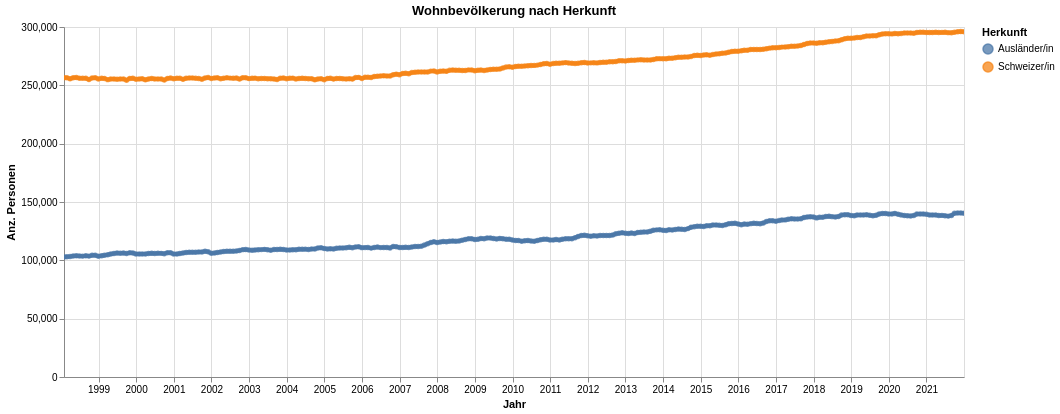

Notebook code cell kept with this figure:
### Code cell
myTitle="Wohnbevölkerung nach Herkunft"
highlight = alt.selection(type='single', on='mouseover',
                          fields=['HerkunftLang'], nearest=True)
#x='date:StichtagDatJahr',
base = alt.Chart(myAgg.reset_index().query('sum_WBev>100'), title=myTitle).encode(
    x=alt.X('StichtagDat', axis=alt.Axis(title='Jahr'))# , axis=alt.Axis(format='%', title='percentage')
    , y=alt.X('sum_WBev', axis=alt.Axis(title='Anz. Personen'))
    , color=alt.Color('HerkunftLang', legend=alt.Legend(title="Herkunft"))  
    ,tooltip=['StichtagDat', 'HerkunftLang', 'sum_WBev']    
)
points = base.mark_circle().encode(
    opacity=alt.value(0.75)
).add_selection(
    highlight
).properties(
    width=900 , height=350
)
lines = base.mark_line().encode(
    size=alt.condition(~highlight, alt.value(0.5), alt.value(4))
).interactive()

lines + points

### Figure 1 — Vega-Lite specification as saved in the notebook (floating-point values rounded to 4 significant figures; data arrays with more than 128 entries replaced by an {"elided": "..."} marker saying what was removed)
{"config": {"view": {"continuousWidth": 400, "continuousHeight": 300}}, "layer": [{"mark": "line", "encoding": {"color": {"type": "nominal", "field": "HerkunftLang", "legend": {"title": "Herkunft"}}, "size": {"condition": {"value": 0.5, "selection": {"not": "selector021"}}, "value": 4}, "tooltip": [{"type": "temporal", "field": "StichtagDat"}, {"type": "nominal", "field": "HerkunftLang"}, {"type": "quantitative", "field": "sum_WBev"}], "x": {"type": "temporal", "axis": {"title": "Jahr"}, "field": "StichtagDat"}, "y": {"type": "quantitative", "axis": {"title": "Anz. Personen"}, "field": "sum_WBev"}}, "selection": {"selector022": {"type": "interval", "bind": "scales", "encodings": ["x", "y"]}}, "title": "Wohnbevölkerung nach Herkunft"}, {"mark": "circle", "encoding": {"color": {"type": "nominal", "field": "HerkunftLang", "legend": {"title": "Herkunft"}}, "opacity": {"value": 0.75}, "tooltip": [{"type": "temporal", "field": "StichtagDat"}, {"type": "nominal", "field": "HerkunftLang"}, {"type": "quantitative", "field": "sum_WBev"}], "x": {"type": "temporal", "axis": {"title": "Jahr"}, "field": "StichtagDat"}, "y": {"type": "quantitative", "axis": {"title": "Anz. Personen"}, "field": "sum_WBev"}}, "height": 350, "selection": {"selector021": {"type": "single", "on": "mouseover", "fields": ["HerkunftLang"], "nearest": true}}, "title": "Wohnbevölkerung nach Herkunft", "width": 900}], "data": {"name": "data-aeeac9d00ec0b0aae27a204014e69e45"}, "$schema": "https://vega.github.io/schema/vega-lite/v4.8.1.json", "datasets": {"data-aeeac9d00ec0b0aae27a204014e69e45": {"elided": "576 records"}}}
